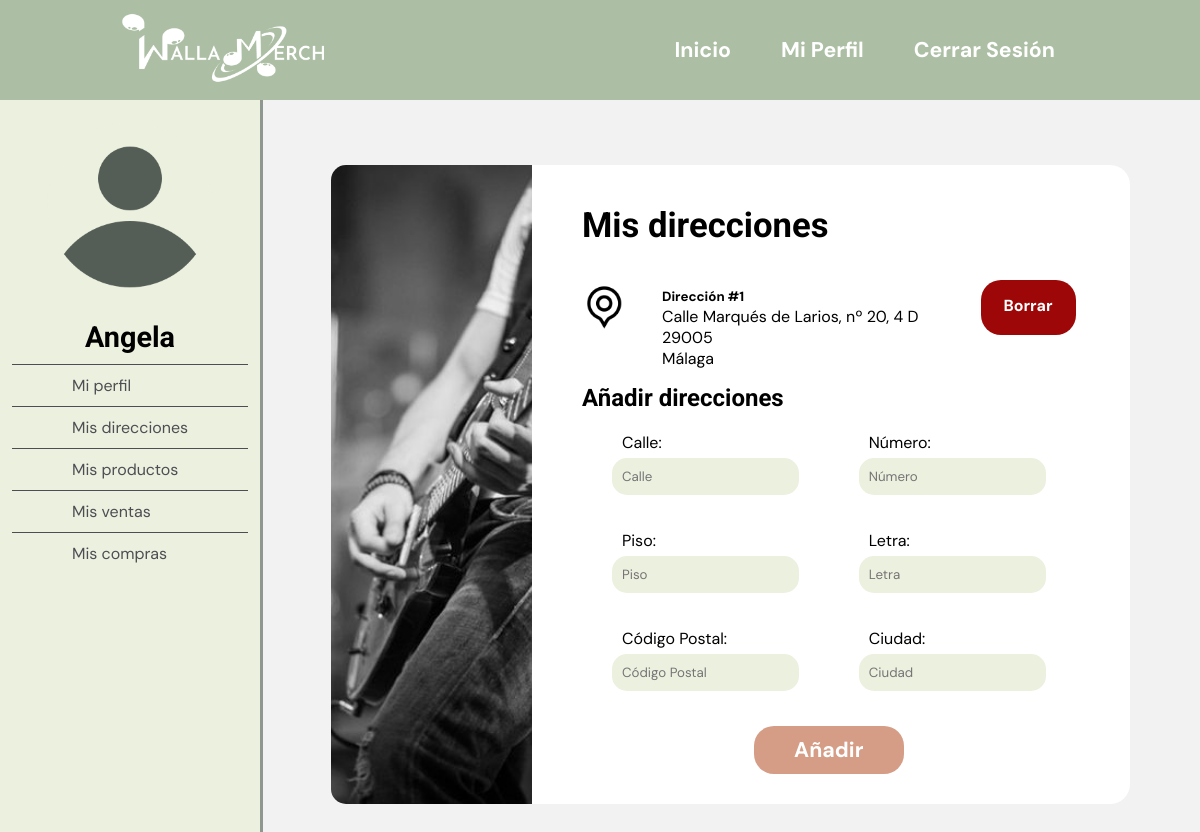
The app's page /php/profile/mis-direcciones/ver-misDirecciones.php (signed in) with its own data.
### tables this page shows
create table if not exists direccion(
	id_direccion int auto_increment,
    id_usuario int not null,
    calle varchar(255),
    numero int,
    piso int,
    letra varchar(10) ,
    codigoPostal int not null,
    ciudad varchar(255) not null,
    PRIMARY KEY (id_direccion),
    FOREIGN KEY (id_usuario) REFERENCES usuario(id_usuario) ON DELETE CASCADE
);

### php/profile/mis-direcciones/ver-misDirecciones.php (called while the page is built, shortened)
<?php
$location = "../../../index.php";
require_once ("../../../database/users-db.php");
if(isset($_GET['id_usuario'])){
    adminControl($location);
    try{
        $currentUser = verUsuario($_GET['id_usuario']);
        $currentUserAddress = verDireccion($_GET['id_usuario']);
        $miperfil = "../mi-perfil/my-profile.php?id_usuario=".$_GET['id_usuario'];
        $misdirecciones = "./ver-misDirecciones.php?id_usuario=".$_GET['id_usuario'];
        $misproductos = "../mis-productos/ver-misProductos.php?id_usuario=".$_GET['id_usuario'];
        $miscompras = "../mis-compras/ver-misCompras.php?id_usuario=".$_GET['id_usuario'];
        $misventas = "../mis-ventas/ver-misVentas.php?id_usuario=".$_GET['id_usuario'];
    } catch(Exception $e){
        echo "<script type='text/javascript'>alert('Ha habido un error,
        no se han podido cargar los productos. Inténtelo de nuevo de nuevo');</script>";
        header("Refresh:0; url=../mi-perfil/my-profile.php");
    }
} else {
    try{
        $currentUserAddress = verDireccion($_SESSION['id_usuario']);
    } catch(Exception $e){
        echo "<script type='text/javascript'>alert('Ha habido un error,
        no se han podido cargar los productos. Inténtelo de nuevo de nuevo');</script>";
        header("Refresh:0; url=../mi-perfil/my-profile.php");
    }
}
require_once("../../../vistas/mi-perfil/mis-direcciones/mis-direcciones.php");
?>

### database/users-db.php (called while the page is built, shortened)
<?php
	function verDireccion($id_usuario){
			$query = "SELECT *
								FROM direccion
								WHERE id_usuario=?";
			$stmt = mysqli_prepare($GLOBALS["con"], $query);
			mysqli_stmt_bind_param($stmt, "i", $id_usuario);
			mysqli_stmt_execute($stmt);
			$result = mysqli_stmt_get_result($stmt);
			$direcciones = array();
			while($row = mysqli_fetch_array($result)){
				$direcciones[] = $row;
			}
			return $direcciones;
	}
?>

### vistas/mi-perfil/mis-direcciones/mis-direcciones.php (the view, shortened to what this page needs)
<!DOCTYPE html>
<html lang="en">
<head>
    <link rel="stylesheet" href="../../../styles/navbar.css" />
    <link rel="stylesheet" href="../../../styles/navbar-user.css" />
    <link rel="stylesheet" href="../../../styles/tarjetas.css" />
    <link rel="stylesheet" href="../../../styles/admin-panel.css" />
</head>
<body>
    <?php
    require_once ("../../../vistas/navbar.php");
    require_once ("../../../vistas/navbar-user.php");
    ?>
    <main id="main-doc">
        <div class="UserProfile-box">
            <div class="UserProfile-left">
                <img
                    src="../../../imgs/img-form.jpg"
                    alt="My Profile"
                    id="UserProfile-img"
                />
            </div>
            <div class="UserProfile-right">
                <div class="userProf-tbody">
                    <div class="userProf-header">
                        <h2 id="gretting">Mis direcciones</h2>
                    </div>
                    <?php
                    $n = 1;
                    foreach($currentUserAddress as $address) { ?>
                        <div class="userProf-div">
                            <div class="userProf-div-img-div">
                                <img class="userProf-div-img" src="../../../imgs/address.png" alt="Dirección" />
                            </div>
                            <div class="userProf-div-info">
                                <p class="userProf-div-tittle"><b>Dirección #<?php echo $n?></b></p>
                                <p>
                                    <?php
                                    if (isset($address['calle'])){
                                        echo $address['calle'];
                                    }
                                    echo ', nº ';
                                    if (isset($address['numero'])){
                                        echo $address['numero'];
                                    }
                                    echo ',  ';
                                    if (isset($address['piso'])){
                                        echo $address['piso'];
                                    }
                                    if (isset($address['letra'])){
                                        echo $address['letra'];
                                    }
                                    ?>
                                </p>
                                <p>
                                    <?php
                                    if (isset($address['codigoPostal'])){
                                        echo $address['codigoPostal'];
                                    }
                                    ?>
                                </p>
                                <p>
                                    <?php
                                        if (isset($address['ciudad'])){
                                        echo $address['ciudad'];
                                    }
                                    ?>
                                </p>
                            </div>
                            <div class="userProf-div-btn">
                                <?php echo "
                                <a class='btn-delete' onClick=\"javascript: return confirm('¿Seguro que quieres borrar esta dirección?');\"
                                    href='./eliminar-direccion.php?id_direccion=".$address['id_direccion']."&id_usuario=".$_SESSION['id_usuario']."'>
                                    Borrar
                                </a>
                                "?>
                            </div>
                        </div>
                    <?php
                    $n += 1;
                    }
                    ?>
                    <div class="userProf-div">
                        <h2>Añadir direcciones</h2>
                    </div>
                    <div>
                        <div >
                            <form action= "./crear-direccion.php?id_usuario=
                            <?php
                            if(isset($_GET['id_usuario'])){
                                echo $_GET['id_usuario'];
                            } else {
                                echo $_SESSION['id_usuario'];
                            }
                            ?>" method='post'>
                                <div class="form-column">
                                    <div class="formSection">
                                        <label>Calle: </label>
                                        <input
                                            type="text"
                                            name="calle-edit"
                                            placeholder="Calle"
                                            required
                                            class="formSection-address"
                                        />
                                    </div>
                                    <div class="formSection">
                                        <label>Número:</label>
                                        <input
                                            type="number"
                                            name="numero-edit"
                                            placeholder="Número"
                                            required
                                            class="formSection-address"
                                        />
                                    </div>
                                </div>
                                <div class="form-column">
                                    <div class="formSection">
                                        <label>Piso: </label>
                                        <input
                                            type="number"
                                            name="piso-edit"
                                            placeholder="Piso"
                                            class="formSection-address"
                                        />
                                    </div>
                                    <div class="formSection">
                                        <label>Letra:</label>
                                        <input
                                            type="text"
                                            name="letra-edit"
                                            placeholder="Letra"
                                            maxlength="10"
                                            class="formSection-address"
                                        />
                                    </div>
                                </div>
                                <div class="form-column">
                                    <div class="formSection">
                                        <label>Código Postal: </label>
                                        <input
                                            type="text"
                                            name="codigoPostal-edit"
                                            placeholder="Código Postal"
                                            minlength="5"
                                            maxlength="10"
                                            required
                                            class="formSection-address"
                                        />
                                    </div>
                                    <div class="formSection">
                                        <label>Ciudad:</label>
                                        <input
                                            type="text"
                                            name="ciudad-edit"
                                            placeholder="Ciudad"
                                            required
                                            class="formSection-address"
                                        />
                                    </div>
                                </div>
                                <div class="formSection-btn">
                                    <input class="admin-button" name="add-address" type="submit" value="Añadir">
                                </div>
                            </form>
                        </div>
                    </div>
                </div>
            </div>
        </div>
    </main>
</body>
</html>

### styles/navbar.css (style rules this page uses)
* { padding: 0; margin: 0; font-family: "DM Sans", sans-serif; }
h1, h2, h3, h4, h4, h6 { font-family: "Roboto", sans-serif; }
a { text-decoration: none; }
main { padding: 60px 10%; }

### styles/navbar-user.css (style rules this page uses)
#main-doc { margin-left: 260px; display: flex; flex-direction: column; justify-content: center; }

### styles/tarjetas.css (style rules this page uses)
body { background-color: #f2f2f2; }
main { display: flex; align-items: center; justify-content: center; padding: 30px 0px; }
main { display: flex; flex-direction: column; align-items: center; justify-content: center; padding: 30px 0px; }
.UserProfile-box { display: flex; flex-direction: row; align-content: center !important; background: white; padding: 0px; border-radius: 20px; width: 75%; margin-top: 35px; padding-right: 10%; }
.UserProfile-left { width: 30%; }
.UserProfile-right { width: 70%; display: flex; flex-direction: column; padding: 5px; }
.userProf-header { padding: 15px 0px 25px 0px; }
#gretting { font-size: 26pt; }
#UserProfile-img { height: 100%; width: 100%; border-radius: 15px 0px 0px 15px; object-fit: cover; }
.userProf-tbody { padding: 20px 35px 15px 45px; width: 100%; }
.userProf-div { display: flex; flex-direction: row !important; flex-wrap: nowrap; }
.userProf-div-img-div { padding: 5px 20px 5px 0px; }
.userProf-div-img { width: 45px !important; margin: 10px 0px 15px 0px; }
.userProf-div-info { width: 500px; margin: 15px; }
.userProf-div-tittle { margin-bottom: 0px; }
.userProf-div-tittle b { font-size: 10pt; }
.userProf-div-btn { margin-top: 10px; text-align: center; color: white; display: flex; height: 55px; }
.userProf-div-btn a { text-decoration: none; background-color: #d59c86; padding: 15px; border: none; border-radius: 20px; color: white; font-weight: bold; }
.btn-delete { padding: 15px 23px !important; background-color: rgb(158, 7, 7) !important; }

### styles/admin-panel.css (style rules this page uses)
.form-column { display: flex; flex-direction: row !important; flex-wrap: nowrap; }
.formSection { width: 300px; padding: 0px 30px; display: flex; flex-wrap: wrap; flex-direction: column; margin: 15px 0px; }
.admin-button { width: 150px; }
.formSection label, .formSection-full label { padding: 5px 10px; }
.formSection input { max-width: 290px; padding: 10px; border-radius: 15px; border: 0px; background-color: white; }
.formSection-address { background-color: #ecf0df !important; }
.formSection-btn { margin: 20px 0px 10px 0px; text-align: center; color: white; }
.admin-button { background-color: #d59c86; padding: 10px; border: none; border-radius: 20px; color: white; font-size: 16pt; font-weight: bold; text-decoration: none; color: white; text-align: center; }

### records on screen
direccion: calle "Calle Marqués de Larios", numero "20", piso "4", letra "D", codigoPostal "29005", ciudad "Málaga"

### other values on screen
$_SESSION['user'] "Angela"
